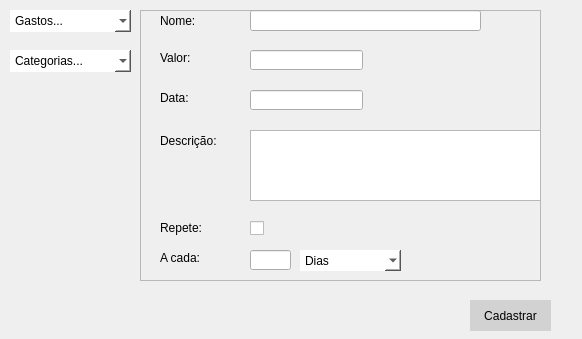
<?xml version="1.0" encoding="UTF-8"?>
<ui version="4.0">
 <class>JanelaCadastro</class>
 <widget class="QWidget" name="JanelaCadastro">
  <property name="geometry">
   <rect>
    <x>0</x>
    <y>0</y>
    <width>582</width>
    <height>339</height>
   </rect>
  </property>
  <property name="windowTitle">
   <string>JanelaCadastro</string>
  </property>
  <property name="styleSheet">
   <string notr="true">font: 13pt &quot;Miriam&quot;;</string>
  </property>
  <widget class="QComboBox" name="Drop_Categorias">
   <property name="geometry">
    <rect>
     <x>10</x>
     <y>50</y>
     <width>121</width>
     <height>22</height>
    </rect>
   </property>
   <property name="styleSheet">
    <string notr="true">background-color: rgb(255, 255, 255);
border:none;</string>
   </property>
   <item>
    <property name="text">
     <string>Categorias...</string>
    </property>
   </item>
   <item>
    <property name="text">
     <string>CAT1</string>
    </property>
   </item>
   <item>
    <property name="text">
     <string>CAT2</string>
    </property>
   </item>
   <item>
    <property name="text">
     <string>CAT3</string>
    </property>
   </item>
  </widget>
  <widget class="QComboBox" name="Drop_Gastos">
   <property name="geometry">
    <rect>
     <x>10</x>
     <y>10</y>
     <width>121</width>
     <height>22</height>
    </rect>
   </property>
   <property name="styleSheet">
    <string notr="true">background-color: rgb(255, 255, 255);
border:none;</string>
   </property>
   <item>
    <property name="text">
     <string>Gastos...</string>
    </property>
   </item>
  </widget>
  <widget class="QFrame" name="Fr_Inputs">
   <property name="geometry">
    <rect>
     <x>140</x>
     <y>10</y>
     <width>401</width>
     <height>271</height>
    </rect>
   </property>
   <property name="styleSheet">
    <string notr="true"/>
   </property>
   <property name="frameShape">
    <enum>QFrame::StyledPanel</enum>
   </property>
   <property name="frameShadow">
    <enum>QFrame::Raised</enum>
   </property>
   <widget class="QLabel" name="Lb_Nome">
    <property name="geometry">
     <rect>
      <x>20</x>
      <y>0</y>
      <width>51</width>
      <height>21</height>
     </rect>
    </property>
    <property name="text">
     <string>Nome:</string>
    </property>
   </widget>
   <widget class="QLabel" name="Lb_Valor">
    <property name="geometry">
     <rect>
      <x>20</x>
      <y>40</y>
      <width>51</width>
      <height>16</height>
     </rect>
    </property>
    <property name="text">
     <string>Valor:</string>
    </property>
   </widget>
   <widget class="QLabel" name="Lb_Data">
    <property name="geometry">
     <rect>
      <x>20</x>
      <y>80</y>
      <width>51</width>
      <height>16</height>
     </rect>
    </property>
    <property name="text">
     <string>Data:</string>
    </property>
   </widget>
   <widget class="QLabel" name="Lb_Descric">
    <property name="geometry">
     <rect>
      <x>20</x>
      <y>120</y>
      <width>81</width>
      <height>21</height>
     </rect>
    </property>
    <property name="text">
     <string>Descrição:</string>
    </property>
   </widget>
   <widget class="QLabel" name="Lb_Repet">
    <property name="geometry">
     <rect>
      <x>20</x>
      <y>210</y>
      <width>61</width>
      <height>16</height>
     </rect>
    </property>
    <property name="text">
     <string>Repete:</string>
    </property>
   </widget>
   <widget class="QLabel" name="Lb_ACada">
    <property name="geometry">
     <rect>
      <x>20</x>
      <y>240</y>
      <width>61</width>
      <height>16</height>
     </rect>
    </property>
    <property name="text">
     <string>A cada:</string>
    </property>
   </widget>
   <widget class="QLineEdit" name="Inp_Data">
    <property name="geometry">
     <rect>
      <x>110</x>
      <y>80</y>
      <width>113</width>
      <height>20</height>
     </rect>
    </property>
   </widget>
   <widget class="QLineEdit" name="Inp_Valor">
    <property name="geometry">
     <rect>
      <x>110</x>
      <y>40</y>
      <width>113</width>
      <height>20</height>
     </rect>
    </property>
   </widget>
   <widget class="QLineEdit" name="Inp_Nome">
    <property name="geometry">
     <rect>
      <x>110</x>
      <y>0</y>
      <width>231</width>
      <height>21</height>
     </rect>
    </property>
   </widget>
   <widget class="QTextEdit" name="Inp_Descrip">
    <property name="geometry">
     <rect>
      <x>110</x>
      <y>120</y>
      <width>291</width>
      <height>71</height>
     </rect>
    </property>
   </widget>
   <widget class="QLineEdit" name="Inp_ACada">
    <property name="geometry">
     <rect>
      <x>110</x>
      <y>240</y>
      <width>41</width>
      <height>20</height>
     </rect>
    </property>
    <property name="maxLength">
     <number>4</number>
    </property>
   </widget>
   <widget class="QComboBox" name="Drop_TipoRepet">
    <property name="geometry">
     <rect>
      <x>160</x>
      <y>240</y>
      <width>101</width>
      <height>21</height>
     </rect>
    </property>
    <property name="styleSheet">
     <string notr="true">background-color: rgb(255, 255, 255);
border:none;</string>
    </property>
    <item>
     <property name="text">
      <string>Dias</string>
     </property>
    </item>
   </widget>
   <widget class="QCheckBox" name="checkBox">
    <property name="geometry">
     <rect>
      <x>110</x>
      <y>210</y>
      <width>16</width>
      <height>17</height>
     </rect>
    </property>
    <property name="text">
     <string/>
    </property>
   </widget>
  </widget>
  <widget class="QPushButton" name="Bt_ConfirmaCadastro">
   <property name="geometry">
    <rect>
     <x>470</x>
     <y>300</y>
     <width>81</width>
     <height>31</height>
    </rect>
   </property>
   <property name="styleSheet">
    <string notr="true">background-color: rgb(210, 210, 210);
border:none;</string>
   </property>
   <property name="text">
    <string>Cadastrar</string>
   </property>
  </widget>
 </widget>
 <layoutdefault spacing="6" margin="11"/>
 <resources/>
 <connections/>
</ui>
